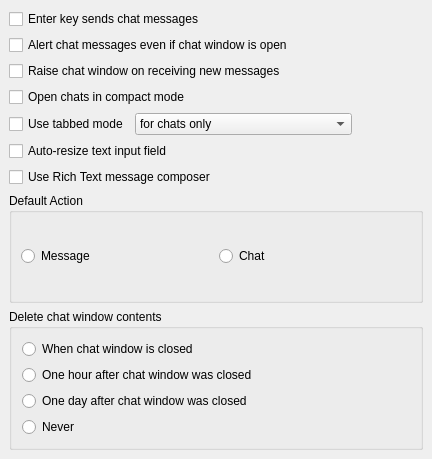
<ui version="4.0" >
 <class>OptChat</class>
 <widget class="QWidget" name="OptChat" >
  <property name="geometry" >
   <rect>
    <x>0</x>
    <y>0</y>
    <width>432</width>
    <height>459</height>
   </rect>
  </property>
  <property name="windowTitle" >
   <string>OptChatUI</string>
  </property>
  <layout class="QVBoxLayout" >
   <property name="spacing" >
    <number>6</number>
   </property>
   <property name="leftMargin" >
    <number>9</number>
   </property>
   <property name="topMargin" >
    <number>9</number>
   </property>
   <property name="rightMargin" >
    <number>9</number>
   </property>
   <property name="bottomMargin" >
    <number>9</number>
   </property>
   <item>
    <widget class="QCheckBox" name="ck_chatSoftReturn" >
     <property name="text" >
      <string>Enter key sends chat messages</string>
     </property>
    </widget>
   </item>
   <item>
    <widget class="QCheckBox" name="ck_alertOpenChats" >
     <property name="text" >
      <string>Alert chat messages even if chat window is open</string>
     </property>
    </widget>
   </item>
   <item>
    <widget class="QCheckBox" name="ck_raiseChatWindow" >
     <property name="text" >
      <string>Raise chat window on receiving new messages</string>
     </property>
    </widget>
   </item>
   <item>
    <widget class="QCheckBox" name="ck_smallChats" >
     <property name="text" >
      <string>Open chats in compact mode</string>
     </property>
    </widget>
   </item>
   <item>
    <layout class="QHBoxLayout" >
     <property name="spacing" >
      <number>6</number>
     </property>
     <property name="leftMargin" >
      <number>0</number>
     </property>
     <property name="topMargin" >
      <number>0</number>
     </property>
     <property name="rightMargin" >
      <number>0</number>
     </property>
     <property name="bottomMargin" >
      <number>0</number>
     </property>
     <item>
      <widget class="QCheckBox" name="ck_tabChats" >
       <property name="sizePolicy" >
        <sizepolicy vsizetype="Fixed" hsizetype="Fixed" >
         <horstretch>0</horstretch>
         <verstretch>0</verstretch>
        </sizepolicy>
       </property>
       <property name="text" >
        <string>Use tabbed mode</string>
       </property>
      </widget>
     </item>
     <item>
      <widget class="QComboBox" name="cb_tabGrouping" >
       <item>
        <property name="text" >
         <string>for chats only</string>
        </property>
       </item>
       <item>
        <property name="text" >
         <string>for mucs only</string>
        </property>
       </item>
       <item>
        <property name="text" >
         <string>for chats and mucs separately</string>
        </property>
       </item>
       <item>
        <property name="text" >
         <string>for mucs and chats in one window.</string>
        </property>
       </item>
       <item>
        <property name="text" >
         <string>[customized]</string>
        </property>
       </item>
      </widget>
     </item>
     <item>
      <spacer>
       <property name="orientation" >
        <enum>Qt::Horizontal</enum>
       </property>
       <property name="sizeHint" >
        <size>
         <width>0</width>
         <height>0</height>
        </size>
       </property>
      </spacer>
     </item>
    </layout>
   </item>
   <item>
    <widget class="QCheckBox" name="ck_autoResize" >
     <property name="text" >
      <string>Auto-resize text input field</string>
     </property>
    </widget>
   </item>
   <item>
    <widget class="QCheckBox" name="ck_useXHTMLComposer" >
     <property name="text" >
      <string>Use Rich Text message composer</string>
     </property>
    </widget>
   </item>
   <item>
    <widget class="QGroupBox" name="groupBox18" >
     <property name="title" >
      <string>Default Action</string>
     </property>
     <layout class="QHBoxLayout" >
      <property name="spacing" >
       <number>6</number>
      </property>
      <property name="leftMargin" >
       <number>9</number>
      </property>
      <property name="topMargin" >
       <number>9</number>
      </property>
      <property name="rightMargin" >
       <number>9</number>
      </property>
      <property name="bottomMargin" >
       <number>9</number>
      </property>
      <item>
       <widget class="QRadioButton" name="rb_defActMsg" >
        <property name="text" >
         <string>Message</string>
        </property>
       </widget>
      </item>
      <item>
       <widget class="QRadioButton" name="rb_defActChat" >
        <property name="text" >
         <string>Chat</string>
        </property>
       </widget>
      </item>
     </layout>
    </widget>
   </item>
   <item>
    <widget class="QGroupBox" name="groupBox17" >
     <property name="title" >
      <string>Delete chat window contents</string>
     </property>
     <layout class="QVBoxLayout" >
      <property name="spacing" >
       <number>6</number>
      </property>
      <property name="leftMargin" >
       <number>10</number>
      </property>
      <property name="topMargin" >
       <number>10</number>
      </property>
      <property name="rightMargin" >
       <number>10</number>
      </property>
      <property name="bottomMargin" >
       <number>10</number>
      </property>
      <item>
       <widget class="QRadioButton" name="rb_delChatsClose" >
        <property name="text" >
         <string>When chat window is closed</string>
        </property>
       </widget>
      </item>
      <item>
       <widget class="QRadioButton" name="rb_delChatsHour" >
        <property name="text" >
         <string>One hour after chat window was closed</string>
        </property>
       </widget>
      </item>
      <item>
       <widget class="QRadioButton" name="rb_delChatsDay" >
        <property name="text" >
         <string>One day after chat window was closed</string>
        </property>
       </widget>
      </item>
      <item>
       <widget class="QRadioButton" name="rb_delChatsNever" >
        <property name="text" >
         <string>Never</string>
        </property>
       </widget>
      </item>
     </layout>
    </widget>
   </item>
  </layout>
 </widget>
 <layoutdefault spacing="6" margin="11" />
 <pixmapfunction>qPixmapFromMimeSource</pixmapfunction>
 <resources/>
 <connections/>
</ui>
